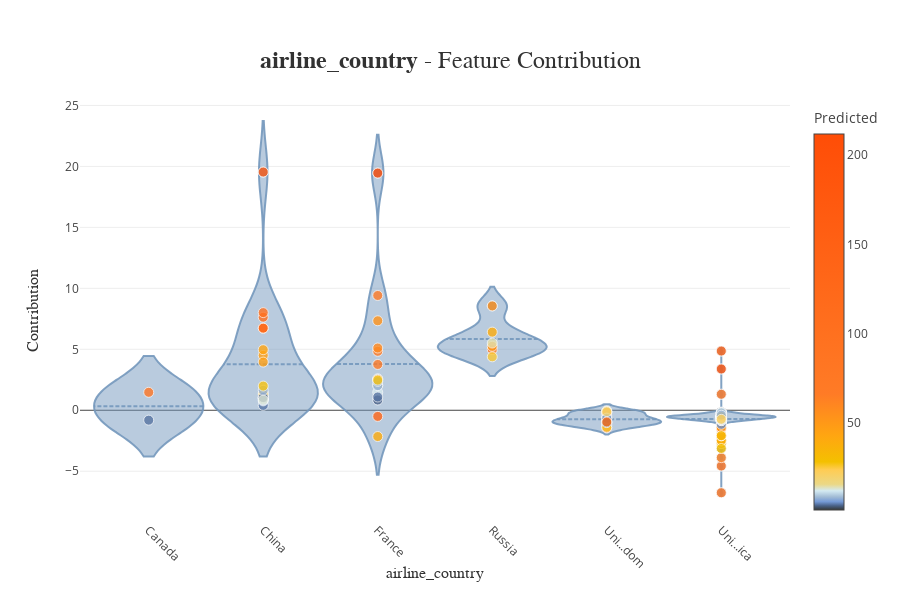

Write notebook code for a chart like this one.
### Code cell
xpl.plot.contribution_plot(col="airline_country")

### Figure 1 — Plotly figure (JSON) as saved in the notebook; plotly's stock layout.template omitted (floating-point values rounded to 4 significant figures; data arrays with more than 128 entries replaced by an {"elided": "..."} marker saying what was removed)
{"data": [{"customdata": {"elided": "200x2 mixed values"}, "hovertemplate": "<b>%{hovertext}</b><br />airline_country :<br />%{customdata[0]}<br />Contribution: %{y:.4f}<extra></extra>", "hovertext": ["Id: 552<br />Predict: 4.17", "Id: 2408<br />Predict: 82.58"], "line": {"color": "rgba(117, 152, 189, 0.9)"}, "marker": {"line": {"color": "white", "width": 0.8}, "opacity": 0.8, "size": 10}, "meanline": {"visible": true}, "scalemode": "count", "showlegend": false, "type": "violin", "x": ["Canada", "Canada"], "y": [-0.813, 1.472]}, {"customdata": {"elided": "200x2 mixed values"}, "hovertemplate": "<b>%{hovertext}</b><br />airline_country :<br />%{customdata[0]}<br />Contribution: %{y:.4f}<extra></extra>", "hovertext": ["Id: 634<br />Predict: 3.71", "Id: 4194<br />Predict: 106.99", "Id: 4070<br />Predict: 4.35", "Id: 3205<br />Predict: 98.54", "Id: 2283<br />Predict: 22.69", "Id: 3893<br />Predict: 45.83", "Id: 609<br />Predict: 3.48", "Id: 387<br />Predict: 4.59", "Id: 736<br />Predict: 25.16", "Id: 3604<br />Predict: 10.85", "Id: 4424<br />Predict: 10.5", "Id: 4212<br />Predict: 62.21", "Id: 633<br />Predict: 3.07", "Id: 5019<br />Predict: 45.71", "Id: 4861<br />Predict: 135.76", "Id: 3165<br />Predict: 7.59", "Id: 847<br />Predict: 27.05", "Id: 580<br />Predict: 12.74", "Id: 4852<br />Predict: 167.07", "Id: 4208<br />Predict: 43.3"], "line": {"color": "rgba(117, 152, 189, 0.9)"}, "marker": {"line": {"color": "white", "width": 0.8}, "opacity": 0.8, "size": 10}, "meanline": {"visible": true}, "scalemode": "count", "showlegend": false, "type": "violin", "x": ["China", "China", "China", "China", "China", "China", "China", "China", "China", "China", "China", "China", "China", "China", "China", "China", "China", "China", "China", "China"], "y": [1.102, 7.634, 0.4004, 8.009, 1.421, 4.503, 1.021, 0.9671, 1.282, 0.765, 0.9676, 6.731, 1.04, 3.952, 6.736, 1.637, 1.984, 0.839, 19.54, 4.968]}, {"customdata": {"elided": "200x2 mixed values"}, "hovertemplate": "<b>%{hovertext}</b><br />airline_country :<br />%{customdata[0]}<br />Contribution: %{y:.4f}<extra></extra>", "hovertext": ["Id: 912<br />Predict: 15.14", "Id: 848<br />Predict: 12.01", "Id: 401<br />Predict: 3.45", "Id: 463<br />Predict: 8.48", "Id: 1779<br />Predict: 40.04", "Id: 1463<br />Predict: 69.01", "Id: 1026<br />Predict: 49.35", "Id: 1699<br />Predict: 68.32", "Id: 5057<br />Predict: 136.72", "Id: 517<br />Predict: 7.24", "Id: 351<br />Predict: 7.27", "Id: 1416<br />Predict: 57.77", "Id: 4556<br />Predict: 53.06", "Id: 1475<br />Predict: 27.14", "Id: 451<br />Predict: 4.21", "Id: 2251<br />Predict: 65.92", "Id: 4308<br />Predict: 211.94"], "line": {"color": "rgba(117, 152, 189, 0.9)"}, "marker": {"line": {"color": "white", "width": 0.8}, "opacity": 0.8, "size": 10}, "meanline": {"visible": true}, "scalemode": "count", "showlegend": false, "type": "violin", "x": ["France", "France", "France", "France", "France", "France", "France", "France", "France", "France", "France", "France", "France", "France", "France", "France", "France"], "y": [2.057, 1.471, 0.8408, 2.586, -2.154, 4.836, 2.532, 3.758, -0.5031, 2.023, 2.362, 5.105, 7.339, 2.471, 1.087, 9.414, 19.45]}, {"customdata": {"elided": "200x2 mixed values"}, "hovertemplate": "<b>%{hovertext}</b><br />airline_country :<br />%{customdata[0]}<br />Contribution: %{y:.4f}<extra></extra>", "hovertext": ["Id: 4241<br />Predict: 68.11", "Id: 4462<br />Predict: 25.27", "Id: 3506<br />Predict: 54.56", "Id: 4272<br />Predict: 49.79", "Id: 5118<br />Predict: 14.23", "Id: 3961<br />Predict: 39.37"], "line": {"color": "rgba(117, 152, 189, 0.9)"}, "marker": {"line": {"color": "white", "width": 0.8}, "opacity": 0.8, "size": 10}, "meanline": {"visible": true}, "scalemode": "count", "showlegend": false, "type": "violin", "x": ["Russia", "Russia", "Russia", "Russia", "Russia", "Russia"], "y": [4.978, 4.384, 8.557, 5.247, 5.512, 6.407]}, {"customdata": {"elided": "200x2 mixed values"}, "hovertemplate": "<b>%{hovertext}</b><br />airline_country :<br />%{customdata[0]}<br />Contribution: %{y:.4f}<extra></extra>", "hovertext": ["Id: 1975<br />Predict: 25.09", "Id: 984<br />Predict: 12.73", "Id: 1878<br />Predict: 8.95", "Id: 2008<br />Predict: 23.84", "Id: 881<br />Predict: 7.72", "Id: 771<br />Predict: 3.3", "Id: 2924<br />Predict: 90.7", "Id: 2499<br />Predict: 54.22", "Id: 5186<br />Predict: 42.98", "Id: 770<br />Predict: 6.63", "Id: 1236<br />Predict: 25.89", "Id: 1394<br />Predict: 43.63", "Id: 921<br />Predict: 23.9", "Id: 4230<br />Predict: 2.2", "Id: 562<br />Predict: 7.45", "Id: 1290<br />Predict: 18.67", "Id: 2466<br />Predict: 2.79", "Id: 2039<br />Predict: 88.92"], "line": {"color": "rgba(117, 152, 189, 0.9)"}, "marker": {"line": {"color": "white", "width": 0.8}, "opacity": 0.8, "size": 10}, "meanline": {"visible": true}, "scalemode": "count", "showlegend": false, "type": "violin", "x": ["United Kingdom", "United Kingdom", "United Kingdom", "United Kingdom", "United Kingdom", "United Kingdom", "United Kingdom", "United Kingdom", "United Kingdom", "United Kingdom", "United Kingdom", "United Kingdom", "United Kingdom", "United Kingdom", "United Kingdom", "United Kingdom", "United Kingdom", "United Kingdom"], "y": [-1.011, -1.218, -0.05123, -0.08301, -0.4783, -1.103, -1.445, -0.1887, -0.1651, -0.6884, -1.397, -0.8856, -0.9836, -0.6371, -0.672, -0.1115, -1.015, -0.9543]}, {"customdata": {"elided": "200x2 mixed values"}, "hovertemplate": "<b>%{hovertext}</b><br />airline_country :<br />%{customdata[0]}<br />Contribution: %{y:.4f}<extra></extra>", "hovertext": {"elided": "137 str values"}, "line": {"color": "rgba(117, 152, 189, 0.9)"}, "marker": {"line": {"color": "white", "width": 0.8}, "opacity": 0.8, "size": 10}, "meanline": {"visible": true}, "scalemode": "count", "showlegend": false, "type": "violin", "x": {"elided": "137 str values"}, "y": {"elided": "137 float values"}}, {"customdata": {"elided": "200x2 mixed values"}, "hovertemplate": "<b>%{hovertext}</b><br />airline_country :<br />%{customdata[0]}<br />Contribution: %{y:.4f}<extra></extra>", "hovertext": {"elided": "200 str values"}, "marker": {"color": {"elided": "200 float values"}, "coloraxis": "coloraxis", "line": {"color": "white", "width": 0.8}, "opacity": 0.8, "size": 10}, "mode": "markers", "showlegend": false, "type": "scatter", "x": {"elided": "200 str values"}, "y": {"elided": "200 float values"}}], "layout": {"coloraxis": {"colorbar": {"title": {"text": "Predicted"}}, "colorscale": [[0, "rgb(52, 55, 54)"], [0.01154, "rgb(74, 99, 138)"], [0.02205, "rgb(116, 153, 214)"], [0.03496, "rgb(162, 188, 213)"], [0.0511, "rgb(212, 234, 242)"], [0.06837, "rgb(235, 216, 134)"], [0.1073, "rgb(255, 204, 83)"], [0.1281, "rgb(244, 192, 0)"], [0.1969, "rgb(255, 166, 17)"], [0.3086, "rgb(255, 123, 38)"], [1, "rgb(255, 77, 7)"]]}, "height": 600, "hovermode": "closest", "title": {"font": {"color": "rgb(50, 50, 50)", "family": "Arial", "size": 24}, "text": "<b>airline_country</b> - Feature Contribution", "x": 0.5, "xanchor": "center", "y": 0.9, "yanchor": "middle"}, "violingap": 0.05, "violingroupgap": 0, "violinmode": "overlay", "width": 900, "xaxis": {"automargin": true, "dtick": 1, "range": [-0.6, 5.6], "tickangle": 45, "tickmode": "array", "ticktext": ["Canada", "China", "France", "Russia", "Uni...dom", "Uni...ica"], "tickvals": ["Canada", "China", "France", "Russia", "United Kingdom", "United States<br />of America"], "title": {"font": {"color": "rgb(50, 50, 50)", "family": "Arial Black", "size": 16}, "text": "airline_country"}, "type": "category"}, "yaxis": {"automargin": true, "title": {"font": {"color": "rgb(50, 50, 50)", "family": "Arial Black", "size": 16}, "text": "Contribution"}}}}
